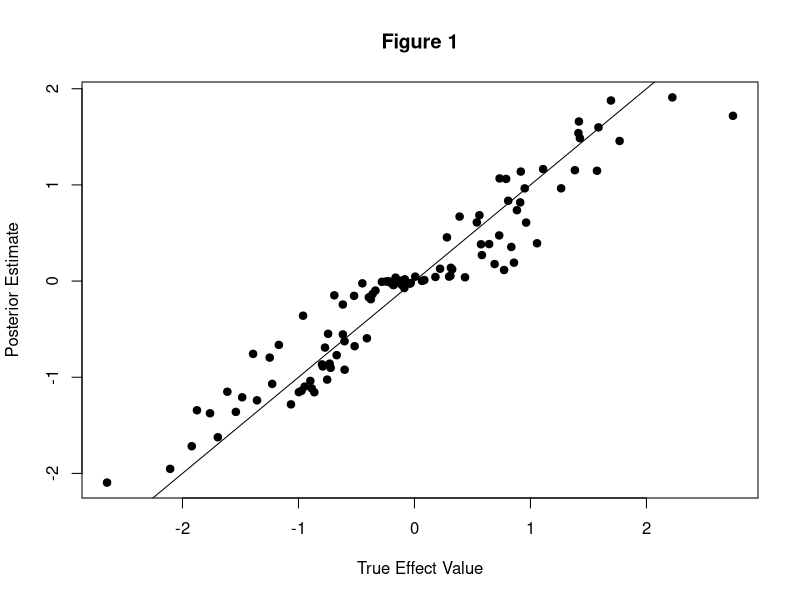
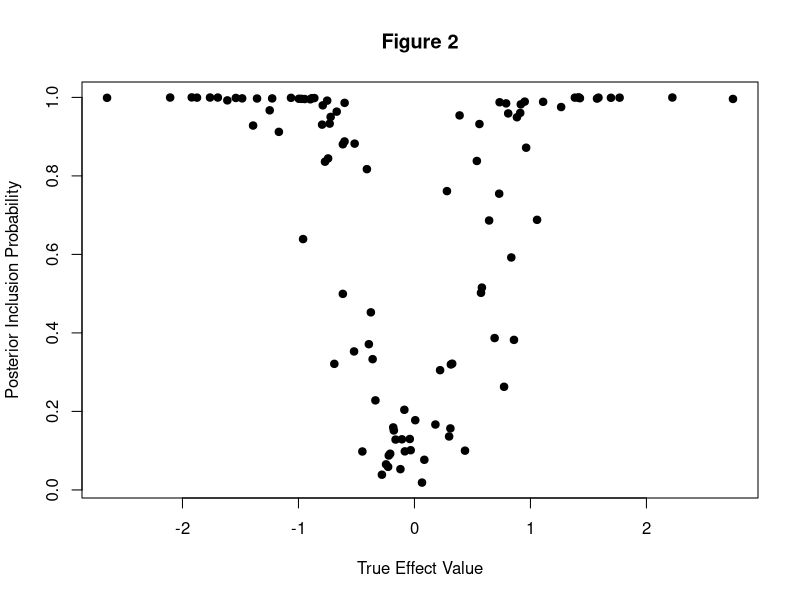
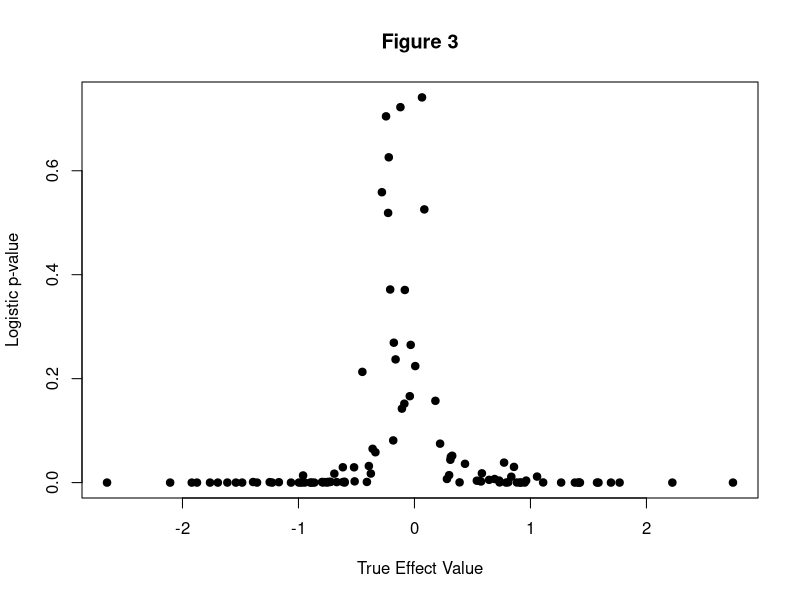
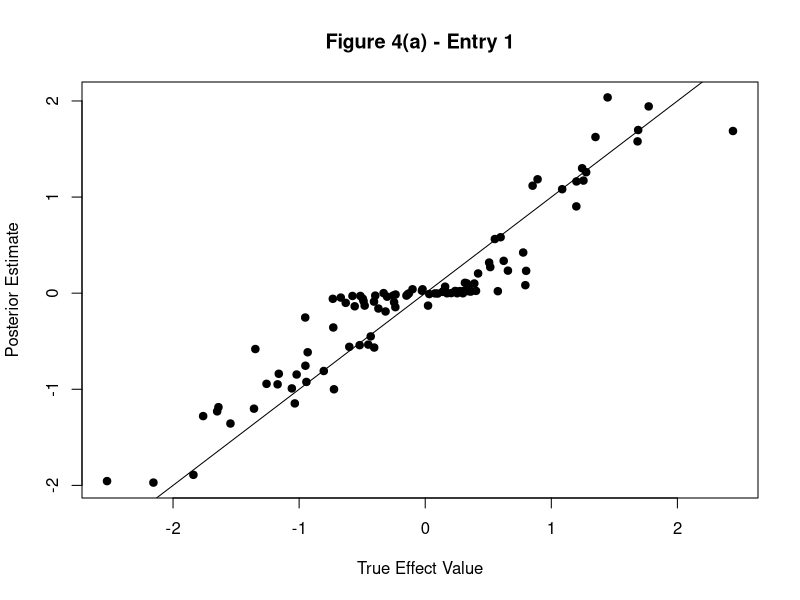
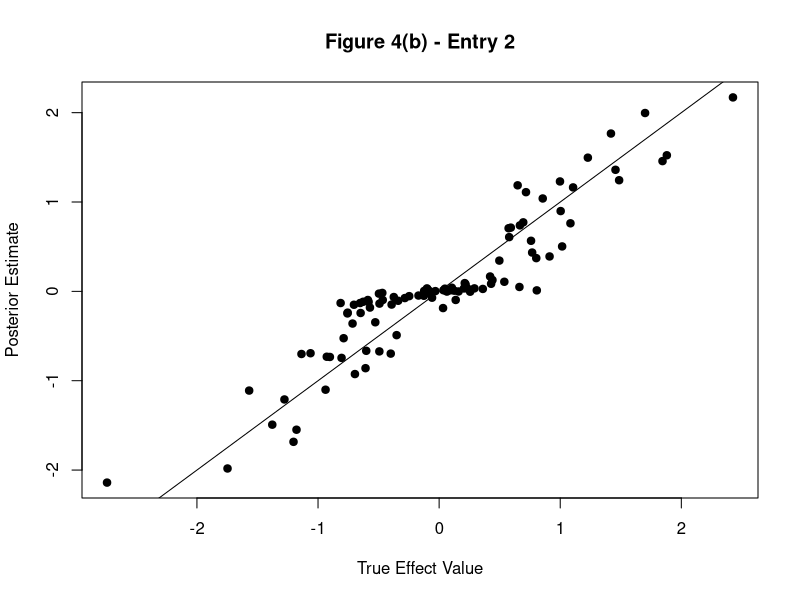
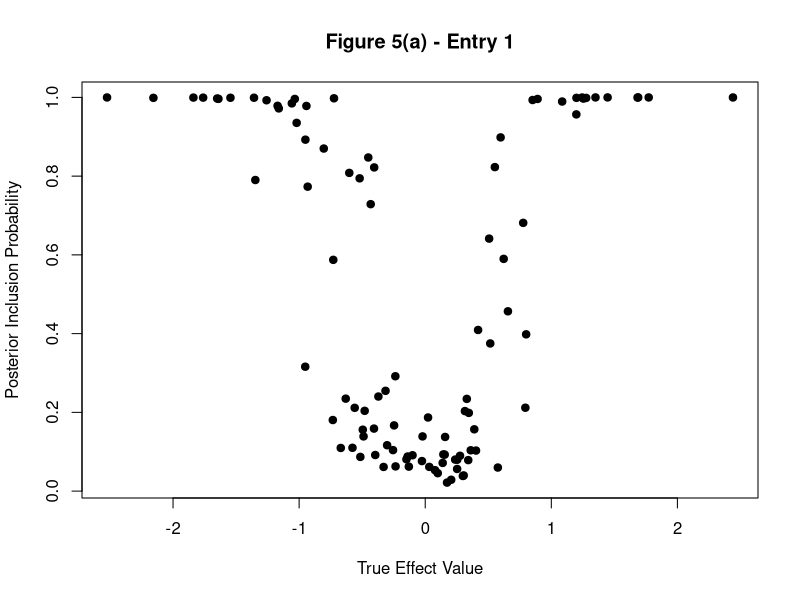
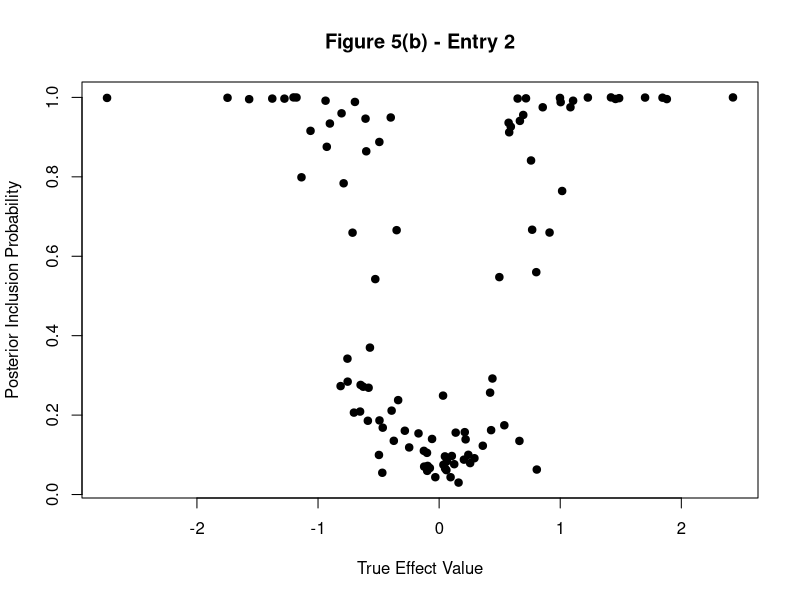
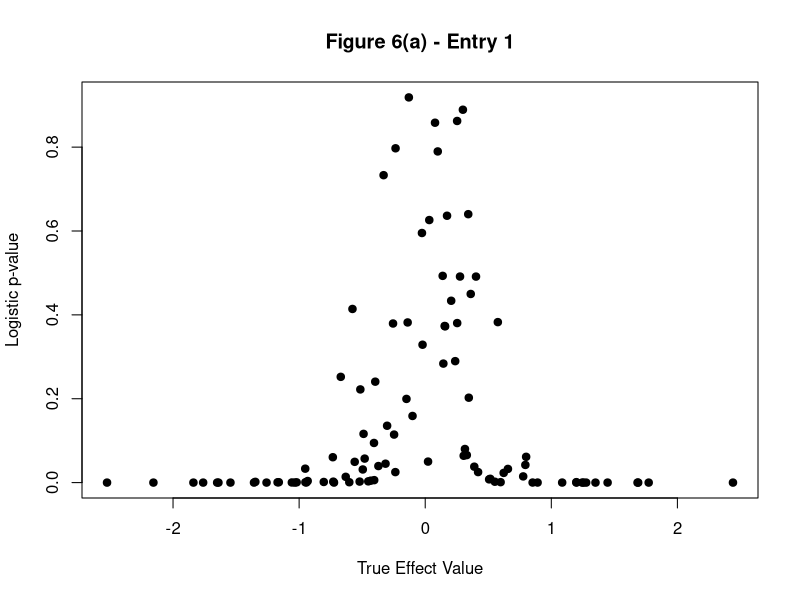

Write the R code that produced these figures, in order. (Note: this script raises an error after producing the figures.)
## ---- chunk 1
knitr::opts_chunk$set(echo = T, error = T, warning = T, message = F, fig.align = 'center')
## ---- chunk 2
### NOTE: This is basic code, and I did not attempt to mirror the level of numerical sophistication in the susie functions
### If this idea is worth pursuing further, then this code can be improved

susie_logistic = function(Y, X, L = 10, V = 1, prior_weights = NULL, tol = 1e-3, maxit = 1000, intercept = TRUE) {
  
  p = ncol(X)
  n = nrow(X)
  
  # place to store posterior info for each l = 1, ..., L
  post_alpha = matrix(NA, nrow = p, ncol = L)
  post_mu = matrix(NA, nrow = p, ncol = L)
  post_sigma = matrix(NA, nrow = p, ncol = L)
  post_info = list(post_alpha = post_alpha, post_mu = post_mu, post_sigma = post_sigma)

  beta_post_init = matrix(Inf, nrow = p, ncol = L) # initialize
  beta_post_init2 = beta_post_init
  beta_post = matrix(0, nrow = p, ncol = L)
  
  fixed = rep(0, n) # fixed portion, estimated from l' != l other SER models
  
  iter = 0
  while((norm(beta_post - beta_post_init, "1") > tol) & (norm(beta_post - beta_post_init2, "1") > tol)) { # repeat until posterior means converge (ELBO not calculated here, so use this convergence criterion instead)
    beta_post_init2 = beta_post_init # store from 2 iterations ago
    beta_post_init = beta_post
      
    for (l in 1:L) {
      
      # below is old (inefficient) calculation of the fixed portion
      #fixed = rowSums(X %*% beta_post[, -l]) + int.coef # fixed portion from previous estimates (add intercept portion as well)
      fixed = fixed - (X %*% beta_post[, l]) # remove effect from previous iteration
      
      SER_logistric_l = single_effect_regression_logistic(Y, X, V, prior_weights, FALSE, fixed, intercept)
      # store
      post_info$post_alpha[, l] = SER_logistric_l$alpha
      post_info$post_mu[, l] = SER_logistric_l$mu
      post_info$post_sigma[, l] = SER_logistric_l$mu2 - SER_logistric_l$mu^2
      
      # update beta_post
      beta_post[, l] = SER_logistric_l$alpha * SER_logistric_l$mu
      
      fixed = fixed + (X %*% beta_post[, l]) # add back new fixed portion
      
    }
    
    iter = iter + 1
    if (iter > maxit) {
        stop("Maximum number of iterations reached")
    }
    
  }
  
  return(post_info)
  
}


# SER_logistic function
single_effect_regression_logistic = function(Y, X, V, prior_weights = NULL, optimize_V = FALSE, fixed = NULL, intercept = TRUE) {
  p = ncol(X)
  
  betahat = numeric(p)
  shat2 = numeric(p)
  
  if (is.null(fixed)) { # fixed is components from previous SER fits
    fixed = rep(0, length(Y))
  }
  
  # NOTE: could parallelize loop below if desired
  for (j in 1:p) { # logistic regression on each column of X separately
    if (intercept) {
      log.fit = glm(Y ~ X[, j] + 1 + offset(fixed), family = "binomial") # fit w/ intercept
    } else {
      log.fit = glm(Y ~ X[, j] - 1 + offset(fixed), family = "binomial") # fit w/out intercept
    }
    log.fit.coef = summary(log.fit)$coefficients
    # NOTE: coerces "intercept" to be 0 or 1 to grab relevant row of glm coefficient output
    betahat[j] = ifelse(is.na(log.fit.coef[1 + intercept, 1]), 0, log.fit.coef[1 + intercept, 1]) # beta-hat MLE (if na, just set to 0)
    shat2[j] = ifelse(is.na(log.fit.coef[1 + intercept, 2]), Inf, log.fit.coef[1 + intercept, 2]^2) # (std errof beta-hat MLE)^2 (if na, just set to Inf)
  }
  
  if (is.null(prior_weights)) {
    prior_weights = rep(1 / p, p)
  }
  
  if(optimize_V) {
    stop("Optimizing for prior variance not yet implemented for logistic case")
    #if(loglik.grad(0, betahat, shat2, prior_weights) < 0) {
    #  V = 0
    #} else {
    ##V.o = optim(par=log(V),fn=negloglik.logscale,gr = negloglik.grad.logscale,betahat=betahat,shat2=shat2,prior_weights=prior_weights,method="BFGS")
    ##if(V.o$convergence!=0){
    ##  warning("optimization over prior variance failed to converge")
    ##}
    #  V.u = uniroot(negloglik.grad.logscale, c(-10, 10), extendInt = "upX", betahat = betahat, shat2 = shat2, prior_weights = prior_weights)
    #  V = exp(V.u$root)
    #}
  }
  
  lbf = dnorm(betahat, 0, sqrt(V + shat2), log = TRUE) - dnorm(betahat, 0, sqrt(shat2), log = TRUE)
  #log(bf) on each SNP
  
  lbf[is.infinite(shat2)] = 0 # deal with special case of infinite shat2 (eg happens if X does not vary)
  
  maxlbf = max(lbf)
  w = exp(lbf - maxlbf) # w is proportional to BF, but subtract max for numerical stability
  # posterior prob on each SNP
  w_weighted = w * prior_weights
  weighted_sum_w = sum(w_weighted)
  alpha = w_weighted / weighted_sum_w
  post_var = 1 / ((1 / shat2) + (1 / V)) # posterior variance
  post_mean = (1 / shat2) * post_var * betahat # posterior mean
  post_mean2 = post_var + post_mean^2 # posterior second moment
  # BF for single effect model
  lbf_model = maxlbf + log(weighted_sum_w)
  # NOTE: Need to double check below
  loglik = lbf_model + log(1/2)*length(Y) # loglik of 0/1 response Y under p = .5
  return(list(alpha = alpha, mu = post_mean, mu2 = post_mean2, lbf = lbf, lbf_model = lbf_model, V = V, loglik = loglik))
}
## ---- chunk 3
set.seed(1138)

n = 100
p = 10
L = 1
V = 1
beta_true = rep(0, p)

B = 100
b_1s = numeric(B)
susie.fits.easy = list() # logistic SuSiE fits
logistic.fits.easy = list() # logistic regression fits
for (i in 1:B) {
  beta_true[1] = rnorm(1, 0, sqrt(V))
  b_1s[i] = beta_true[1]
  # make independent N(0, 1) covariates
  X = matrix(rnorm(n * p), nrow = n)
  # make response
  Y = rbinom(n, 1, exp(X %*% beta_true) / (1 + exp(X %*% beta_true)))
  susie.fits.easy[[i]] = susie_logistic(Y, X, L, V)
  logistic.fits.easy[[i]] = glm(Y ~ X, family = "binomial")
}
## ---- chunk 4
plot(sapply(susie.fits.easy, function(x) x$post_alpha[1] * x$post_mu[1]) ~ b_1s, xlab = "True Effect Value", ylab = "Posterior Estimate", main = "Figure 1", pch = 19)
abline(0, 1)

plot(sapply(susie.fits.easy, function(x) x$post_alpha[1]) ~ b_1s, xlab = "True Effect Value", ylab = "Posterior Inclusion Probability", main = "Figure 2", pch = 19)
## ---- chunk 5
plot(sapply(logistic.fits.easy, function(x) summary(x)$coefficients[2, 4]) ~ b_1s, xlab = "True Effect Value", ylab = "Logistic p-value", main = "Figure 3", pch = 19)
## ---- chunk 6
set.seed(1138)

n = 100
p = 10
L = 2
V = 1
beta_true = rep(0, p)

B = 100
b_1s = numeric(B)
b_2s = numeric(B)
susie.fits.easy2 = list() # logistic SuSiE fits
logistic.fits.easy2 = list() # logistic regression fits
for (i in 1:B) {
  beta_true[1] = rnorm(1, 0, sqrt(V))
  beta_true[2] = rnorm(1, 0, sqrt(V))
  b_1s[i] = beta_true[1]
  b_2s[i] = beta_true[2]
  # make independent N(0, 1) covariates
  X = matrix(rnorm(n * p), nrow = n)
  # make response
  Y = rbinom(n, 1, exp(X %*% beta_true) / (1 + exp(X %*% beta_true)))
  susie.fits.easy2[[i]] = susie_logistic(Y, X, L, V, maxit = 1000)
  logistic.fits.easy2[[i]] = glm(Y ~ X, family = "binomial")
}
## ---- chunk 7
#est_b1_max = sapply(susie.fits.easy2, function(x) x$post_alpha[1, which.max(x$post_alpha[1, ]) ]* x$post_mu[1, which.max(x$post_alpha[1, ])])

#est_b2_max = sapply(susie.fits.easy2, function(x) x$post_alpha[2, which.max(x$post_alpha[2, ]) ]* x$post_mu[2, which.max(x$post_alpha[2, ])])

est_alpha1_max = sapply(susie.fits.easy2, function(x) max(x$post_alpha[1, ]))

est_alpha2_max = sapply(susie.fits.easy2, function(x) max(x$post_alpha[2, ]))

est_b = sapply(susie.fits.easy2, function(x) rowSums(x$post_alpha * x$post_mu))

plot(est_b[1, ] ~ b_1s, xlab = "True Effect Value", ylab = "Posterior Estimate", main = "Figure 4(a) - Entry 1", pch = 19)
abline(0, 1)

plot(est_b[2, ] ~ b_2s, xlab = "True Effect Value", ylab = "Posterior Estimate", main = "Figure 4(b) - Entry 2", pch = 19)
abline(0, 1)

plot(est_alpha1_max ~ b_1s, xlab = "True Effect Value", ylab = "Posterior Inclusion Probability", main = "Figure 5(a) - Entry 1", pch = 19)

plot(est_alpha2_max ~ b_2s, xlab = "True Effect Value", ylab = "Posterior Inclusion Probability", main = "Figure 5(b) - Entry 2", pch = 19)
## ---- chunk 8
plot(sapply(logistic.fits.easy2, function(x) summary(x)$coefficients[2, 4]) ~ b_1s, xlab = "True Effect Value", ylab = "Logistic p-value", main = "Figure 6(a) - Entry 1", pch = 19)

plot(sapply(logistic.fits.easy2, function(x) summary(x)$coefficients[3, 4]) ~ b_2s, xlab = "True Effect Value", ylab = "Logistic p-value", main = "Figure 6(b) - Entry 2", pch = 19)
## ---- chunk 9
set.seed(1138)

n = 100
p = 10
L = 2
V = 0.5
beta_true = rep(0, p)

B = 100
b_1s = numeric(B)
b_2s = numeric(B)
susie.fits.easy3 = list() # logistic SuSiE fits
regular.susie.fits.easy3 = list() # regular SuSiE fits
for (i in 1:B) {
  beta_true[1] = rnorm(1, 0, sqrt(V))
  beta_true[2] = rnorm(1, 0, sqrt(V))
  b_1s[i] = beta_true[1]
  b_2s[i] = beta_true[2]
  # make independent N(0, 1) covariates
  X = matrix(rnorm(n * p), nrow = n)
  # make response
  Y = rbinom(n, 1, exp(X %*% beta_true) / (1 + exp(X %*% beta_true)))
  susie.fits.easy3[[i]] = susie_logistic(Y, X, L, V, maxit = 1000)
  regular.susie.fits.easy3[[i]] = susie(X, Y, L = 2, scaled_prior_variance = V)
}
## ---- chunk 10
par(mfrow = c(2, 2))
# logistic SuSiE
est_b_log = sapply(susie.fits.easy3, function(x) rowSums(x$post_alpha * x$post_mu))

plot(est_b_log[1, ] ~ b_1s, xlab = "True Effect Value", ylab = "Posterior Estimate", main = "Figure 7(a) - Logistic Entry 1", pch = 19)
abline(0, 1)

plot(est_b_log[2, ] ~ b_2s, xlab = "True Effect Value", ylab = "Posterior Estimate", main = "Figure 7(b) - Logistic Entry 2", pch = 19)
abline(0, 1)

# regular SuSiE
est_b_reg = sapply(regular.susie.fits.easy3, function(x) colSums(x$alpha * x$mu))

plot(est_b_reg[1, ] ~ b_1s, xlab = "True Effect Value", ylab = "Posterior Estimate", main = "Figure 8(a) - Regular Entry 1", pch = 19)
abline(0, 1)

plot(est_b_reg[2, ] ~ b_2s, xlab = "True Effect Value", ylab = "Posterior Estimate", main = "Figure 8(b) - Regular Entry 2", pch = 19)
abline(0, 1)
par(mfrow = c(1, 1))
## ---- chunk 11
par(mfrow = c(2, 2))
# logistic SuSiE
est_alpha1_max_log = sapply(susie.fits.easy3, function(x) max(x$post_alpha[1, ]))

est_alpha2_max_log = sapply(susie.fits.easy3, function(x) max(x$post_alpha[2, ]))

plot(est_alpha1_max_log ~ b_1s, xlab = "True Effect Value", ylab = "Posterior Inclusion Probability", main = "Figure 9(a) - Logistic Entry 1", pch = 19)

plot(est_alpha2_max_log ~ b_2s, xlab = "True Effect Value", ylab = "Posterior Inclusion Probability", main = "Figure 9(b) - Logistic Entry 2", pch = 19)

# regular SuSiE
est_alpha1_max_reg = sapply(regular.susie.fits.easy3, function(x) max(x$alpha[, 1]))

est_alpha2_max_reg = sapply(regular.susie.fits.easy3, function(x) max(x$alpha[, 2]))

plot(est_alpha1_max_reg ~ b_1s, xlab = "True Effect Value", ylab = "Posterior Inclusion Probability", main = "Figure 10(a) - Regular Entry 1", pch = 19)

plot(est_alpha2_max_reg ~ b_2s, xlab = "True Effect Value", ylab = "Posterior Inclusion Probability", main = "Figure 10(b) - Regular Entry 2", pch = 19)
par(mfrow = c(1, 1))
## ---- chunk 12
### TEST susie_logistic
set.seed(1138)

n = 100
p = 10
L = 3
pi = rep(1 / p, p) # prior weights
V = 5 # prior variance

beta_true = rep(0, p)
for (l in 1:L) {
  b_l = rnorm(1, 0, sqrt(V))
  gamma_l = rmultinom(1, 1, pi)
  beta_l = b_l * gamma_l
  beta_true = beta_true + beta_l
}

# simulate data, induce correlations
X = matrix(rnorm(n*p, 0, 1), nrow = n, ncol = p)
X[, 2] = X[, 3]
X[, 7] = X[, 6]

# make response
Y = rbinom(n, 1, exp(X %*% beta_true + 2) / (1 + exp(X %*% beta_true + 2)))

susie.logistic.fit = susie_logistic(Y, X, L, V)
## ---- chunk 13
plot(beta_true, ylab = "True Value", main = "Figure 7", pch = 19)
## ---- chunk 14
b_1_post = susie.logistic.fit$post_mu[, 1] * susie.logistic.fit$post_alpha[, 1]
b_2_post = susie.logistic.fit$post_mu[, 2] * susie.logistic.fit$post_alpha[, 2]
b_3_post = susie.logistic.fit$post_mu[, 3] * susie.logistic.fit$post_alpha[, 3]

plot(b_1_post, ylab = "Posterior Mean Value", main = "Figure 8(a)", pch = 19)
plot(b_2_post, ylab = "Posterior Mean Value", main = "Figure 8(b)", pch = 19)
plot(b_3_post, ylab = "Posterior Mean Value", main = "Figure 8(c)", pch = 19)
## ---- chunk 15
plot(susie.logistic.fit$post_alpha[, 1], ylab = "Posterior Inclusion Probability", main = "Figure 9(a)", pch = 19)
plot(susie.logistic.fit$post_alpha[, 2], ylab = "Posterior Inclusion Probability", main = "Figure 9(b)", pch = 19)
plot(susie.logistic.fit$post_alpha[, 3], ylab = "Posterior Inclusion Probability", main = "Figure 9(c)", pch = 19)
## ---- chunk 16
set.seed(1138)

n = 1000
p = 100
L = 10
pi = rep(1 / p, p) # prior weights
V = 5 # prior variance

beta_true = rep(0, p)
for (l in 1:L) {
  b_l = rnorm(1, 0, sqrt(V))
  gamma_l = rmultinom(1, 1, pi)
  beta_l = b_l * gamma_l
  beta_true = beta_true + beta_l
}

# simulate data, induce correlations
X = matrix(rnorm(n*p, 0, 1), nrow = n, ncol = p)
X[, 2] = X[, 1]
X[, 88] = X[, 87]
X[, 89] = runif(n, -1, -.7) * X[, 87]

# make response
Y = rbinom(n, 1, exp(X %*% beta_true + 2) / (1 + exp(X %*% beta_true + 2)))

susie.logistic.fit = susie_logistic(Y, X, L, V)
## ---- chunk 17
plot(beta_true[beta_true == 0] ~ which(beta_true == 0), xlim = c(0, 101), ylim = range(beta_true) + c(-.1, .1), xlab = "Index", ylab = "True Value", main = "Figure 10", pch = 19)
text(which(beta_true != 0), beta_true[beta_true != 0], labels = which(beta_true != 0))
## ---- chunk 18
par(mfrow = c(5, 2))
for (l in 1:L) {
  b_l_post = susie.logistic.fit$post_mu[, l] * susie.logistic.fit$post_alpha[, l]
  plot(b_l_post[abs(b_l_post) < .01] ~ which(abs(b_l_post) < .01), xlim = c(0, 101), ylim = range(b_l_post) + c(-.1, .1), xlab = "Index", ylab = "Posterior Mean Value", main = paste("Figure 11(", letters[l], ")", sep = ""), pch = 19)
  text(which(abs(b_l_post) >= .01), b_l_post[abs(b_l_post) >= .01], labels = which(abs(b_l_post) >= .01))
}
par(mfrow = c(1, 1))
## ---- chunk 19
par(mfrow = c(5, 2))
for (l in 1:L) {
  alpha_l = susie.logistic.fit$post_alpha[, l]
  plot(alpha_l[alpha_l < .01] ~ which(alpha_l < .01), xlim = c(0, 101), ylim = c(0, 1), xlab = "Index", ylab = "Posterior Inclusion Probability", main = paste("Figure 12(", letters[l], ")", sep = ""), pch = 19)
  text(which(alpha_l >= .01), alpha_l[alpha_l >= .01], labels = which(alpha_l >= .01))
}
par(mfrow = c(1, 1))
## ---- chunk 20
set.seed(1138)
B = 10 # times to repeat at each noise level

n = 1000
p = 10
L = 1

X = matrix(rnorm(n*p, 0, 1), nrow = n, ncol = p)
X[, 5] = runif(n, .7, 1) * X[, 1]

X = apply(X, MARGIN = 2, function(x) x - mean(x))
X = apply(X, MARGIN = 2, function(x) x / norm(x, "2"))

beta_true = rep(0, p)

Vs = c(1, 5, 10, 25, 50)
beta_true_1 = matrix(nrow = length(Vs), ncol = B)
susie.logistic.list = list()
for (i in 1:length(Vs)) {
  V = Vs[i]
  susie.logistic.list[[i]] = list()
  names(susie.logistic.list)[i] = paste("Vs_", V, sep = "")
  for (j in 1:B) {
    beta_true[1] = rnorm(1, 0, sqrt(V))
    Y = rbinom(n, 1, exp(X %*% beta_true) / (1 + exp(X %*% beta_true)))
    susie.logistic.list[[i]][[j]] = susie_logistic(Y, X, L, V)
    beta_true_1[i, j] = beta_true[1]
  }
}

par(mfrow = c(5, 2))
for (i in 1:length(Vs)) {
  V = Vs[i]
  for (j in 1:B) {
    a_l_post = susie.logistic.list[[i]][[j]]$post_alpha[, 1]
    b_l_post = susie.logistic.list[[i]][[j]]$post_mu[, 1] * a_l_post
    plot(b_l_post[abs(a_l_post) < .05] ~ which(abs(a_l_post) < .05), xlim = c(1, 10), ylim = range(b_l_post) + c(-.1, .1), xlab = "Index", ylab = "Posterior Mean Value", main = paste("True effect 1: ", round(beta_true_1[i, j], 2), " ::: Signal Level: ", round(V, 2), sep = ""), pch = 19)
    text(which(abs(a_l_post) >= .05), b_l_post[abs(a_l_post) >= .05], labels = which(abs(a_l_post) >= .05))
  }
}
par(mfrow = c(1, 1))


par(mfrow = c(5, 2))
for (i in 1:length(Vs)) {
  V = Vs[i]
  for (j in 1:B) {
    a_l_post = susie.logistic.list[[i]][[j]]$post_alpha[, 1]
    plot(a_l_post[abs(a_l_post) < .05] ~ which(abs(a_l_post) < .05), xlim = c(1, 10), ylim = c(0, 1), xlab = "Index", ylab = "Posterior Inclusion Probability", main = paste("True effect 1: ", round(beta_true_1[i, j], 2), " ::: Signal Level: ", round(V, 2), sep = ""), pch = 19)
    text(which(abs(a_l_post) >= .05), a_l_post[abs(a_l_post) >= .05], labels = which(abs(a_l_post) >= .05))
  }
}
par(mfrow = c(1, 1))
## ---- chunk 21
set.seed(1138)
B = 10 # times to repeat at each noise level

n = 1000
p = 10
L = 1

X = matrix(rbinom(n * p, 2, runif(n * p)), nrow = n, ncol = p)
copy_ind = runif(n, 0, 1) <= 0.9
X[copy_ind, 5] = X[copy_ind, 1]

beta_true = rep(0, p)

Vs = 1:5
beta_true_1 = matrix(nrow = length(Vs), ncol = B)
susie.logistic.list = list()
for (i in 1:length(Vs)) {
  V = Vs[i]
  susie.logistic.list[[i]] = list()
  names(susie.logistic.list)[i] = paste("Vs_", V, sep = "")
  for (j in 1:B) {
    beta_true[1] = rnorm(1, 0, sqrt(V))
    Y = rbinom(n, 1, exp(X %*% beta_true) / (1 + exp(X %*% beta_true)))
    susie.logistic.list[[i]][[j]] = susie_logistic(Y, X, L, V)
    beta_true_1[i, j] = beta_true[1]
  }
}

par(mfrow = c(5, 2))
for (i in 1:length(Vs)) {
  V = Vs[i]
  for (j in 1:B) {
    a_l_post = susie.logistic.list[[i]][[j]]$post_alpha[, 1]
    b_l_post = susie.logistic.list[[i]][[j]]$post_mu[, 1] * a_l_post
    plot(b_l_post[abs(a_l_post) < .05] ~ which(abs(a_l_post) < .05), xlim = c(1, 10), ylim = range(b_l_post) + c(-.1, .1), xlab = "Index", ylab = "Posterior Mean Value", main = paste("True effect 1: ", round(beta_true_1[i, j], 2), " ::: Signal Level: ", round(V, 2), sep = ""), pch = 19)
    text(which(abs(a_l_post) >= .05), b_l_post[abs(a_l_post) >= .05], labels = which(abs(a_l_post) >= .05))
  }
}
par(mfrow = c(1, 1))


par(mfrow = c(5, 2))
for (i in 1:length(Vs)) {
  V = Vs[i]
  for (j in 1:B) {
    a_l_post = susie.logistic.list[[i]][[j]]$post_alpha[, 1]
    plot(a_l_post[abs(a_l_post) < .05] ~ which(abs(a_l_post) < .05), xlim = c(1, 10), ylim = c(0, 1), xlab = "Index", ylab = "Posterior Inclusion Probability", main = paste("True effect 1: ", round(beta_true_1[i, j], 2), " ::: Signal Level: ", round(V, 2), sep = ""), pch = 19)
    text(which(abs(a_l_post) >= .05), a_l_post[abs(a_l_post) >= .05], labels = which(abs(a_l_post) >= .05))
  }
}
par(mfrow = c(1, 1))
